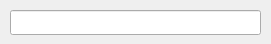
<?xml version="1.0" encoding="UTF-8"?>
<ui version="4.0">
 <class>dsettings</class>
 <widget class="QDialog" name="dsettings">
  <property name="geometry">
   <rect>
    <x>0</x>
    <y>0</y>
    <width>271</width>
    <height>44</height>
   </rect>
  </property>
  <property name="windowTitle">
   <string>Admin Password</string>
  </property>
  <property name="windowIcon">
   <iconset resource="resources.qrc">
    <normaloff>:/new/resource/Password.png</normaloff>:/new/resource/Password.png</iconset>
  </property>
  <widget class="QLineEdit" name="lineEdit">
   <property name="geometry">
    <rect>
     <x>10</x>
     <y>10</y>
     <width>251</width>
     <height>25</height>
    </rect>
   </property>
   <property name="font">
    <font>
     <family>Arial Unicode MS</family>
    </font>
   </property>
   <property name="inputMethodHints">
    <set>Qt::ImhHiddenText|Qt::ImhNoAutoUppercase|Qt::ImhNoPredictiveText</set>
   </property>
   <property name="echoMode">
    <enum>QLineEdit::Password</enum>
   </property>
   <property name="alignment">
    <set>Qt::AlignCenter</set>
   </property>
  </widget>
 </widget>
 <resources>
  <include location="resources.qrc"/>
 </resources>
 <connections/>
</ui>
